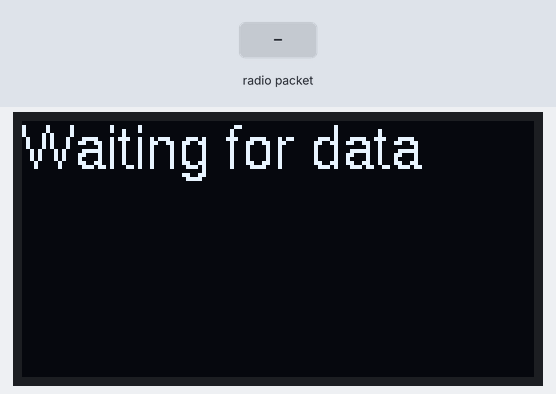
A sketch run on a simulated ESP32. Shown: 128×64 one-colour display. The inputs (shaded band) are chosen by the test bench. What the sketch prints to the serial monitor is not drawn.

Above: at 1.2 s.
1.3 s: radio packet "0" arrives
At 2.2 s:
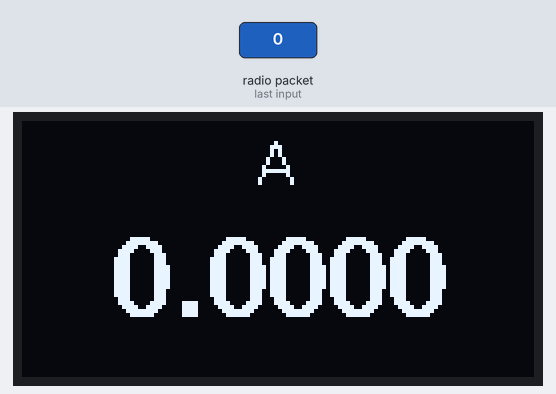
Timing chart, 0 to 4.3 s (numbered marks = the images above; inputs shaded):
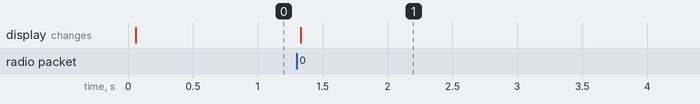

The sketch:

meter_receiver.ino
```cpp
#include <esp_now.h>
#include <WiFi.h>
#include <U8g2lib.h>
#include <Wire.h>

#include "Parser.h"

U8G2_SSD1306_128X64_NONAME_F_HW_I2C u8g2(U8G2_R0, /* reset=*/ 16, /* clock=*/ 15, /* data=*/ 4);   // ESP32 Thing, HW I2C with pin remapping


#define CHANNEL 0

// Init ESP Now with fallback
void InitESPNow() {
  WiFi.disconnect();
  if (esp_now_init() == ESP_OK) {
    Serial.println(F("ESPNow Init Success"));
  }
  else {
    Serial.println(F("ESPNow Init Failed"));
    // Retry InitESPNow, add a counte and then restart?
    // InitESPNow();
    // or Simply Restart
    ESP.restart();
  }
}

// config AP SSID
void configDeviceAP() {
  const char *SSID = "Slave_1";
  bool result = WiFi.softAP(SSID, "Slave_1_Password", CHANNEL, 0);
  if (!result) {
    Serial.println(F("AP Config failed."));
  } else {
    Serial.println("AP Config Success. Broadcasting with AP: " + String(SSID));
  }
}

void u8g2_prepare(void) {
  u8g2.setFont(u8g2_font_helvR10_tr);
  u8g2.setFontRefHeightExtendedText();
  u8g2.setDrawColor(1);
  u8g2.setFontPosTop();
  u8g2.setFontDirection(0);
}

void setup() {
  Serial.begin(115200);
  Serial.println(F("ESPNow UT61e receiver"));
  //Set device in AP mode to begin with
  WiFi.mode(WIFI_AP);
  // configure device AP mode
  configDeviceAP();
  // This is the mac address of the Slave in AP Mode
  Serial.print(F("AP MAC: ")); Serial.println(WiFi.softAPmacAddress());
  // Init ESPNow with a fallback logic
  InitESPNow();
  // Once ESPNow is successfully Init, we will register for recv CB to
  // get recv packer info.
  esp_now_register_recv_cb(OnDataRecv);

  u8g2.begin();
  u8g2_prepare();
  u8g2.clearBuffer();
  u8g2.drawStr(0, 0, "Waiting for data");
  u8g2.sendBuffer();
}

// callback when data is recv from Master
String lastBuf;
void OnDataRecv(const uint8_t *mac_addr, const uint8_t *data, int data_len) {
  char macStr[18];
  snprintf(macStr, sizeof(macStr), "%02x:%02x:%02x:%02x:%02x:%02x",
           mac_addr[0], mac_addr[1], mac_addr[2], mac_addr[3], mac_addr[4], mac_addr[5]);
  Serial.println();
  Serial.print("Last Packet Recv from: "); Serial.println(macStr);
  char buf[32];
  memcpy(buf, data, data_len);
  buf[data_len] = 0;
  lastBuf = buf;
}

void loop() {
  if (lastBuf.length() > 0) {
    String result = Parser::parse(lastBuf);
    lastBuf = "";
    u8g2_prepare();
    u8g2.clearBuffer();
    int sep = result.indexOf(' ');
    String meas = result.substring(0,sep);
    String status = result.substring(sep+1);
    Serial.println(status);
    Serial.println(meas);
    int xPos = (u8g2.getDisplayWidth() - u8g2.getStrWidth(status.c_str()))/2;
    if (xPos < 0) { xPos = 0; }
    u8g2.setCursor(xPos,4);
    u8g2.print(status);
    u8g2.setFont(u8g2_font_fub20_tr);
    xPos = (u8g2.getDisplayWidth() - u8g2.getStrWidth(meas.c_str()))/2;
    if (xPos < 0) { xPos = 0; }
    u8g2.setCursor(xPos,28);
    u8g2.print(meas);
    u8g2.sendBuffer();
  }
}
```

Parser.cpp
```cpp
#include <Arduino.h>

#include "Parser.h"

struct MeterRange {
  String description;
  String unit;
  double multiplier;
};

const MeterRange RANGE_V[] = {
    {"2.2000", "V", 0.0001},
    {"22.000", "V", 0.001},
    {"220.00", "V", 0.01},
    {"1000.0", "V", 0.1},
    {"220.00", "mV", 0.01},
};

const MeterRange RANGE_R[] = {
    {"220.00", "Ohm", 0.01},
    {"2.2000", "kOhm", 0.0001},
    {"22.000", "kOhm", 0.001},
    {"220.00", "kOhm", 0.01},
    {"2.2000", "MOhm", 0.0001},
    {"22.000", "MOhm", 0.001},
    {"220.00", "MOhm", 0.01},
};

const MeterRange RANGE_C[] = {
    {"22.000", "nF", 0.001},
    {"220.00", "nF", 0.01},
    {"2.2000", "uF", 0.0001},
    {"22.000", "uF", 0.001},
    {"220.00", "uF", 0.01},
    {"2.2000", "mF", 0.0001},
    {"22.000", "mF", 0.001},
    {"220.00", "mF", 0.01},
};

const MeterRange RANGE_F[] = {
    {"220.00", "Hz", 0.01},
    {"2200.0", "Hz", 0.1},
    {"None", "Hz", 1},
    {"22.000", "kHz", 0.001},
    {"220.00", "kHz", 0.01},
    {"2.2000", "MHz", 0.0001},
    {"22.000", "MHz", 0.001},
    {"220.00", "MHz", 0.01},
};

const MeterRange RANGE_I_UA[] = {
    {"220.00", "uA", 0.01},
    {"2200.0", "uA", 0.1},
};

const MeterRange RANGE_I_MA[] = {
    {"22.000", "mA", 0.001},
    {"220.00", "mA", 0.01},
};

const MeterRange RANGE_I_A[] = {
    {"10.000", "A", 0.001},
};

const MeterRange RANGE_PERCENT[] = {
    {"100.0", "%", 0.01},
    {"100.0", "%", 0.01},
    {"100.0", "%", 0.01},
    {"100.0", "%", 0.01},
    {"100.0", "%", 0.01},
    {"100.0", "%", 0.01},
    {"100.0", "%", 0.01},
};

struct MeasurementType {
  String measurement;
  const MeterRange *range;
} ranges[] = {
    {"A", RANGE_I_A},
    {"Diode", RANGE_V},
    {"Hz/%", RANGE_F},
    {"Ohm", RANGE_R},
    {"deg", nullptr},
    {"Buzzer", RANGE_R},
    {"Cap", RANGE_C},
    {"", nullptr},
    {"", nullptr},
    {"A", RANGE_I_A},
    {"", nullptr},
    {"V/mV", RANGE_V},
    {"", nullptr},
    {"uA", RANGE_I_UA},
    {"ADP", nullptr},
    {"mA", RANGE_I_MA},
};

struct FlagBit {
  uint8_t byteOffset;
  uint8_t pattern;
  String flag;
} flags[] = {
  {7, 0b00001000, "%"},
  {7, 0b00000100, "-"},
  {7, 0b00000010, "BAT"},
  {7, 0b00000001, "OVER"},
  {8, 0b00000010, "REL"},
  {9, 0b00001000, "UNDER"},
  {9, 0b00000100, "MAX"},
  {9, 0b00000010, "MIN"},
  {10, 0b00001000, "DC"},
  {10, 0b00000100, "AC"},
  {10, 0b00000010, "AUTO"},
  {10, 0b00000001, "Hz"},
  {11, 0b00000010, "Hold"},
};

String Parser::parse(String reading) {
  uint8_t rangeIndex = reading[6] & 0xf;
  uint8_t subrangeIndex = reading[0] & 0x7;
  const MeterRange *range = ranges[rangeIndex].range;
  const MeterRange *subrange = nullptr;
  String rangeName = ranges[rangeIndex].measurement;
  double multiplier = 1;
  if (range) {
    subrange = &range[subrangeIndex];
    rangeName = subrange->unit;
    multiplier = subrange->multiplier;
  }
  double rawValue = reading.substring(1,6).toDouble() * multiplier;
  String flagStr;
  for (auto flag: flags) {
    if (reading[flag.byteOffset] & flag.pattern) {
      if (flag.flag == "-") {
        rawValue = -rawValue;
      } else {
        if (flagStr.length() > 0) {
          flagStr += ",";
        }
        flagStr += flag.flag;
      }
    }
  }

  String readable;
  readable += String(rawValue, 4);
  readable += " ";
  readable += rangeName;
  if (flagStr.length() > 0) {
    readable += " ";
    readable += flagStr;
  }
  return readable;
}
```

Parser.h
```cpp
class Parser {
  public:
    static String parse(String reading);
};
```

Measured:
- after the input at 1.3 s, the display: changes at once (image 1)
